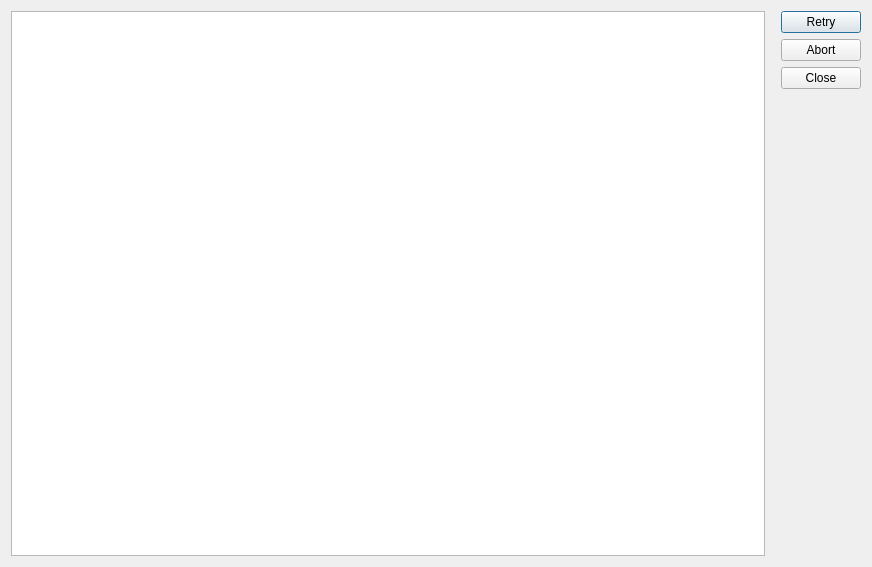
<?xml version="1.0" encoding="UTF-8"?>
<ui version="4.0">
 <class>Dialog</class>
 <widget class="QDialog" name="Dialog">
  <property name="geometry">
   <rect>
    <x>0</x>
    <y>0</y>
    <width>872</width>
    <height>567</height>
   </rect>
  </property>
  <property name="windowTitle">
   <string>Dialog</string>
  </property>
  <layout class="QHBoxLayout" name="horizontalLayout">
   <property name="spacing">
    <number>16</number>
   </property>
   <item>
    <widget class="QTextEdit" name="log">
     <property name="readOnly">
      <bool>true</bool>
     </property>
    </widget>
   </item>
   <item>
    <widget class="QDialogButtonBox" name="buttonBox">
     <property name="orientation">
      <enum>Qt::Orientation::Vertical</enum>
     </property>
     <property name="standardButtons">
      <set>QDialogButtonBox::StandardButton::Abort|QDialogButtonBox::StandardButton::Close|QDialogButtonBox::StandardButton::Retry</set>
     </property>
    </widget>
   </item>
  </layout>
 </widget>
 <resources/>
 <connections>
  <connection>
   <sender>buttonBox</sender>
   <signal>accepted()</signal>
   <receiver>Dialog</receiver>
   <slot>accept()</slot>
   <hints>
    <hint type="sourcelabel">
     <x>248</x>
     <y>254</y>
    </hint>
    <hint type="destinationlabel">
     <x>157</x>
     <y>274</y>
    </hint>
   </hints>
  </connection>
  <connection>
   <sender>buttonBox</sender>
   <signal>rejected()</signal>
   <receiver>Dialog</receiver>
   <slot>reject()</slot>
   <hints>
    <hint type="sourcelabel">
     <x>316</x>
     <y>260</y>
    </hint>
    <hint type="destinationlabel">
     <x>286</x>
     <y>274</y>
    </hint>
   </hints>
  </connection>
 </connections>
</ui>
